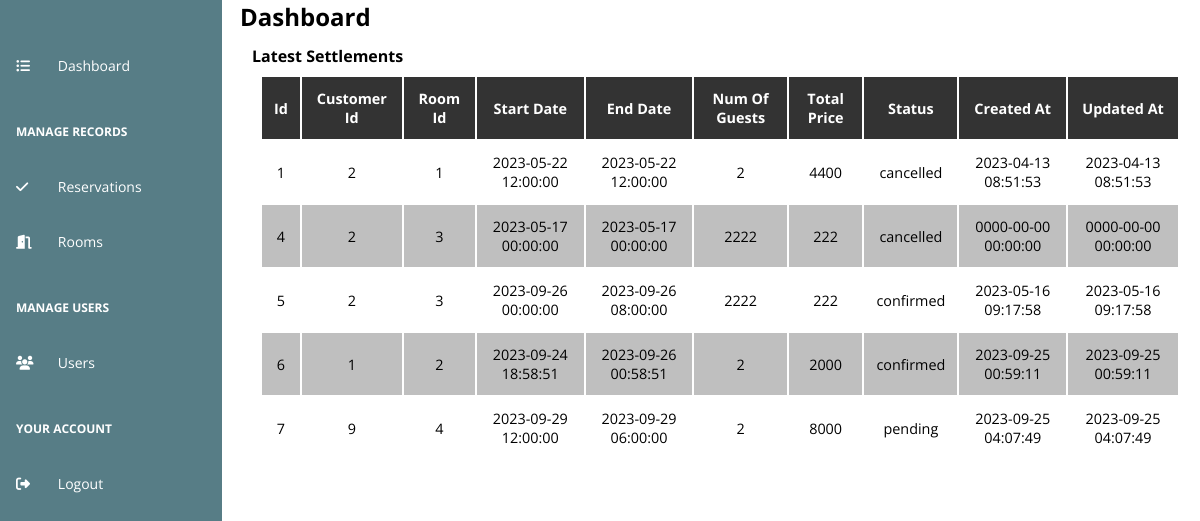
Screenshot of /admin/dashboard.php with the database file from the repository.
### tables this page shows
CREATE TABLE `reservations` (
  `id` int(11) NOT NULL,
  `customer_id` int(11) NOT NULL,
  `room_id` int(11) NOT NULL,
  `start_date` datetime NOT NULL,
  `end_date` datetime DEFAULT NULL,
  `num_of_guests` int(11) NOT NULL DEFAULT 2,
  `total_price` int(11) NOT NULL,
  `status` varchar(255) NOT NULL DEFAULT 'pending',
  `created_at` datetime DEFAULT current_timestamp(),
  `updated_at` datetime DEFAULT current_timestamp()
);

### admin/components/Table.php (the view, shortened to what this page needs)
<?php
class Table
{
    private $tbl, $header, $content, $id, $styles, $attributes, $columns, $form,
    $tblTitle, $hasActions;
    public function __construct($tbl)
    {
        $this->tbl = $tbl;
    }
    public function build_header()
    {
        $header = "";
        $keys = array_keys($this->tbl[0]);
        foreach ($keys as $th) {
            $newTh = str_replace("_", " ", $th);
            $header .= "<th>$newTh</th>";
        }
    }
    public function build_rows()
    {
        $rows = "";
        foreach ($this->tbl as $key => $row) {
            $rows .= "<tr>";
            $targetId = 0;
            foreach ($row as $subKey => $subRow) {
                $rows .= "<td>$subRow</td>";
                if($subKey == "id") $targetId = $subRow;
            }
            $rows .= isset($this->hasActions) && $this->hasActions ? <<<ACT
            <td class="action-column">
                <button class="action-button view-button" method="view" target-modal="view_reservation_modal" target-id="{$targetId}"
                    target-form="{$this->getForm()}ViewForm" data-function="fetch_user_rooms">
                    <i class="fas fa-eye"></i> View
                </button>
                <button class="action-button delete-button" method="delete" target-id="{$targetId}"
                onclick="delete_row({$targetId},'{$this->tblTitle}')">
                    <i class="fas fa-trash"></i> Delete
                </button>
                <button class="action-button update-button" method="update" target-modal="update_reservation_modal" target-id="{$targetId}"
                    target-form="{$this->getForm()}UpdateForm" data-function="fetch_user_rooms">
                    <i class="fas fa-edit"></i> Update
                </button>
            </td>
            ACT : "";
            $rows .= "</tr>";
        }
    }
    function build_table()
    {
        $this->build_header();
        $this->build_rows();
        return <<<TBL
            <table class="tbl">
                <thead>
                    {$this->getHeader()}
                </thead>
                <tbody>
                    {$this->getContent()}
                </tbody>
            </table>
            TBL;
    }
    public function getHeader()
    {
        return $this->header;
    }
    public function setHeader($header)
    {
        $this->header = $header;
        return $this;
    }
    public function getContent()
    {
        return $this->content;
    }
    public function setContent($content)
    {
        $this->content = $content;
        return $this;
    }
    public function setHasActions($hasActions)
    {
        $this->hasActions = $hasActions;
        return $this;
    }
}

### admin/assets/css/styles.css (style rules this page uses)
:root { --primary-color: #2980b9; --secondary-color: #6c757d; --success-color: #27ae60; --danger-color: #c0392b; --warning-color: #f39c12; --info-color: #17a2b8; --light-color: #f8f9fa; --dark-color: #343a40; }
* { margin: 0; padding: 0; outline: none; box-sizing: border-box; font-family: 'Open Sans', sans-serif; }
body, html { height: 100%; }
body { display: grid; grid-template-columns: 1fr 4fr; }
.tbl { width: 100%; padding: 0.5rem; }
.tbl tr:nth-child(even), .tbl tr:hover { background-color: rgba(0, 0, 0, 0.25); }
.tbl th { background-color: #333; color: #fff; text-transform: capitalize; padding: 0.75rem; }
.tbl td, th { padding: 0.75rem; text-align: center; font-size: 0.9rem; }

### rows the page displays
reservations: id "1", customer "2", room "1", start_date "2023-05-22 12:00:00", end_date "2023-05-22 12:00:00", num_of_guests "2", total_price "4400", status "cancelled", created_at "2023-04-13 08:51:53", updated_at "2023-04-13 08:51:53"
reservations: id "4", customer "2", room "3", start_date "2023-05-17 00:00:00", end_date "2023-05-17 00:00:00", num_of_guests "2222", total_price "222", status "cancelled", created_at "0000-00-00 00:00:00", updated_at "0000-00-00 00:00:00"
reservations: id "5", customer "2", room "3", start_date "2023-09-26 00:00:00", end_date "2023-09-26 08:00:00", num_of_guests "2222", total_price "222", status "confirmed", created_at "2023-05-16 09:17:58", updated_at "2023-05-16 09:17:58"
reservations: id "6", customer "1", room "2", start_date "2023-09-24 18:58:51", end_date "2023-09-26 00:58:51", num_of_guests "2", total_price "2000", status "confirmed", created_at "2023-09-25 00:59:11", updated_at "2023-09-25 00:59:11"
reservations: id "7", customer "9", room "4", start_date "2023-09-29 12:00:00", end_date "2023-09-29 06:00:00", num_of_guests "2", total_price "8000", status "pending", created_at "2023-09-25 04:07:49", updated_at "2023-09-25 04:07:49"

### other values shown
$newTh "Id"
$newTh "Customer Id"
$newTh "Room Id"
$newTh "Start Date"
$newTh "End Date"
$newTh "Num Of Guests"
$newTh "Total Price"
$newTh "Status"
$newTh "Created At"
$newTh "Updated At"
